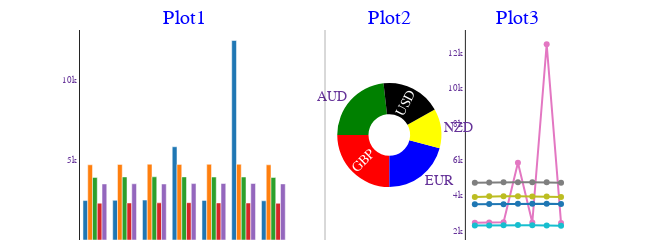

The notebook cell saved with this chart:
### Code cell
def exchange_rate():
    """
    Analye Exchange Rate Logs as a report.
    This data is got from scraping the web on a schedule by Celery (using my Flask application), and saving it in a text file.
    In this function, I simply read from the text file. In my main Flask app, the reports/charts are additionally displayed in an iFrame on the web page.
    """

    now = datetime.now()
    
    data = pd.read_csv('static/downloads/exchange-rates.txt', header=None)
    data.columns=['AUD', 'GBP', 'EUR', 'NZD', 'USD']

    data['Dates'] = data['AUD'] #.apply(lambda s: s.split(':')[0])
    data.set_index('Dates', inplace=True, drop=True)
    data = data.applymap(lambda s: s.split('(')[1].split(')')[0]) #(lambda s: s.str.upper().split(':')[0])

    raw_data = data.copy().reset_index()
    raw_data['Dates'] =  raw_data['Dates'].map(lambda s: s.split(':')[0])
    raw_data = format_df(raw_data.sort_values(by=['Dates']), caption='Raw Data')

    data.index = data.index.map(lambda s: s.split(':')[0]) #the -5 removes time element
    data.index = pd.to_datetime(data.index)
    data = data.apply(pd.to_numeric)
    #data.describe()
    data.index.dtype

    start_date = datetime(2021, 1, 28)
    end_date = datetime(2023, 1, 28)
    data = data.loc[(data.index >= start_date) & (data.index <= end_date)]
    data=data.drop_duplicates(['AUD', 'GBP'], keep='last')

    #drop rows with duplicated index (dates)
    data = data[~data.index.duplicated(keep='first')]

    #get weekday index - change index to weekday
    data.sort_index(key=lambda x: x.weekday, ascending=True, inplace=True)
    data.index = data.index.strftime('%a')  # weekday - A or a,  month - B or b,

    #group by index column
    data = data.groupby(['Dates'], sort = False).mean()

    sub_plots = get_subplots(data) #using plotly go (graph objects)

    fig1 = data.plot(kind='line')
    fig2 = data.plot(kind='bar')

    plt.show()

    data = format_df(data, caption='Processed Data') #doesnt work if there are duplicates, i.e. if rows with duplicated index (dates) were not dropped above

    #display(HTML(aHtml))
    sub_plots.show()
    plt.clf() #clear
    #plt.cla() #clear

exchange_rate()

### Figure 1 — Plotly figure (JSON) as saved in the notebook; plotly's stock layout.template omitted (floating-point values rounded to 4 significant figures)
{"data": [{"customdata": ["groupedBar"], "name": "qqq", "text": "Click to drill down", "type": "bar", "x": ["Mon", "Tue", "Wed", "Thu", "Fri", "Sat", "Sun"], "xaxis": "x", "y": [2464.0, 2479.0, 2495.0, 5827.0, 2475.0, 12470.0, 2450.0], "yaxis": "y"}, {"customdata": ["groupedBar"], "name": "qqq", "text": "Click to drill down", "type": "bar", "x": ["Mon", "Tue", "Wed", "Thu", "Fri", "Sat", "Sun"], "xaxis": "x", "y": [4700.0, 4721.0, 4737.0, 4725.0, 4730.0, 4733.0, 4700.0], "yaxis": "y"}, {"customdata": ["groupedBar"], "name": "qqq", "text": "Click to drill down", "type": "bar", "x": ["Mon", "Tue", "Wed", "Thu", "Fri", "Sat", "Sun"], "xaxis": "x", "y": [3911.0, 3942.0, 3949.0, 3944.0, 3934.0, 3936.0, 3908.0], "yaxis": "y"}, {"customdata": ["groupedBar"], "name": "qqq", "text": "Click to drill down", "type": "bar", "x": ["Mon", "Tue", "Wed", "Thu", "Fri", "Sat", "Sun"], "xaxis": "x", "y": [2302.0, 2313.0, 2322.0, 2332.0, 2317.0, 2310.0, 2293.0], "yaxis": "y"}, {"customdata": ["groupedBar"], "name": "qqq", "text": "Click to drill down", "type": "bar", "x": ["Mon", "Tue", "Wed", "Thu", "Fri", "Sat", "Sun"], "xaxis": "x", "y": [3502.0, 3513.0, 3501.0, 3526.0, 3530.0, 3531.0, 3506.0], "yaxis": "y"}, {"customdata": ["pieDonut1"], "domain": {"x": [0.525, 0.7375], "y": [0, 1]}, "hole": 0.4, "hoverinfo": "label+percent+value+text", "insidetextorientation": "radial", "labels": ["AUD", "GBP", "EUR", "NZD", "USD"], "marker": {"colors": ["green", "red", "blue", "yellow", "black", "maroon"]}, "name": "", "rotation": -90, "sort": false, "text": ["Click to drill down", "Click to drill down", "Click to drill down", "Click to drill down", "Click to drill down", "Click to drill down", "Click to drill down"], "textinfo": "label", "type": "pie", "values": [4380.0, 4721.0, 3932.0, 2313.0, 3516.0]}, {"customdata": ["groupedLine"], "mode": "markers+lines+text", "showlegend": true, "type": "scatter", "x": ["Mon", "Tue", "Wed", "Thu", "Fri", "Sat", "Sun"], "xaxis": "x2", "y": [2464.0, 2479.0, 2495.0, 5827.0, 2475.0, 12470.0, 2450.0], "yaxis": "y2"}, {"customdata": ["groupedLine"], "mode": "markers+lines+text", "showlegend": true, "type": "scatter", "x": ["Mon", "Tue", "Wed", "Thu", "Fri", "Sat", "Sun"], "xaxis": "x2", "y": [4700.0, 4721.0, 4737.0, 4725.0, 4730.0, 4733.0, 4700.0], "yaxis": "y2"}, {"customdata": ["groupedLine"], "mode": "markers+lines+text", "showlegend": true, "type": "scatter", "x": ["Mon", "Tue", "Wed", "Thu", "Fri", "Sat", "Sun"], "xaxis": "x2", "y": [3911.0, 3942.0, 3949.0, 3944.0, 3934.0, 3936.0, 3908.0], "yaxis": "y2"}, {"customdata": ["groupedLine"], "mode": "markers+lines+text", "showlegend": true, "type": "scatter", "x": ["Mon", "Tue", "Wed", "Thu", "Fri", "Sat", "Sun"], "xaxis": "x2", "y": [2302.0, 2313.0, 2322.0, 2332.0, 2317.0, 2310.0, 2293.0], "yaxis": "y2"}, {"customdata": ["groupedLine"], "mode": "markers+lines+text", "showlegend": true, "type": "scatter", "x": ["Mon", "Tue", "Wed", "Thu", "Fri", "Sat", "Sun"], "xaxis": "x2", "y": [3502.0, 3513.0, 3501.0, 3526.0, 3530.0, 3531.0, 3506.0], "yaxis": "y2"}], "layout": {"annotations": [{"font": {"color": "blue", "size": 20}, "showarrow": false, "text": "Plot1", "x": 0.2125, "xanchor": "center", "xref": "paper", "y": 1, "yanchor": "bottom", "yref": "paper"}, {"font": {"color": "blue", "size": 20}, "showarrow": false, "text": "Plot2", "x": 0.6313, "xanchor": "center", "xref": "paper", "y": 1, "yanchor": "bottom", "yref": "paper"}, {"font": {"color": "blue", "size": 20}, "showarrow": false, "text": "Plot3", "x": 0.8938, "xanchor": "center", "xref": "paper", "y": 1, "yanchor": "bottom", "yref": "paper"}], "autosize": true, "coloraxis": {"showscale": false}, "font": {"color": "RebeccaPurple", "family": "Courier New, monospace", "size": 9}, "height": 100, "margin": {"autoexpand": false, "b": 0, "pad": 0, "t": 30}, "modebar": {"orientation": "h"}, "shapes": [{"line": {"color": "black", "width": 1}, "type": "line", "x0": 0.5, "x1": 0.5, "xref": "paper", "y0": -0.1, "y1": 1, "yref": "paper"}], "showlegend": false, "uniformtext": {"minsize": 14, "mode": "hide"}, "width": 650, "xaxis": {"anchor": "y", "automargin": true, "domain": [0, 0.425], "showticklabels": true, "ticks": "", "visible": true}, "xaxis2": {"anchor": "y2", "automargin": true, "domain": [0.7875, 1], "showticklabels": true, "ticks": "", "visible": true}, "yaxis": {"anchor": "x", "automargin": true, "domain": [0, 1], "showticklabels": true, "ticks": "", "visible": true}, "yaxis2": {"anchor": "x2", "automargin": true, "domain": [0, 1], "showticklabels": true, "ticks": "", "visible": true}}}
